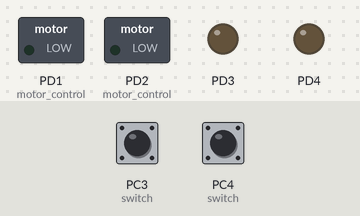
A program run on a simulated ATmega328P, built with avr-gcc and emulated at 16 MHz. On the bench: switched loads named in the program (green lamp = pin HIGH), output pins drawn as LEDs (lit = HIGH). Inputs (shaded band) come from the test bench; at power-on: PC3 (switch) LOW, PC4 (switch) HIGH.

Above: at 1.2 s.
1.3 s: PC3 (switch) pulled HIGH for 0.15 s
At 1.9 s:
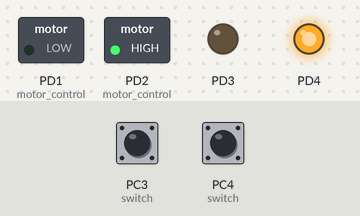
3.0 s: PC4 (switch) pulled LOW for 0.15 s
At 4.4 s:
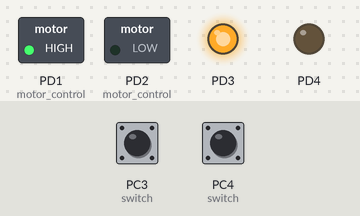
4.7 s: PC4 (switch) pulled LOW for 1 s
At 6.9 s:
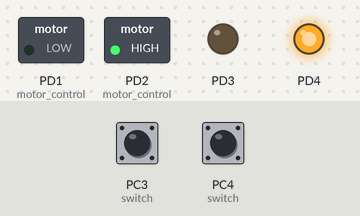
7.2 s: PC4 (switch) pulled LOW for 3.2 s
At 11.7 s:
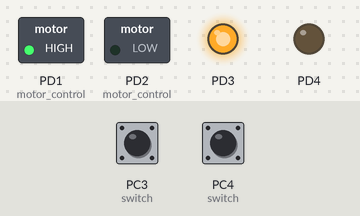
Timing chart, 0 to 12.9 s (numbered marks = the images above; inputs shaded):
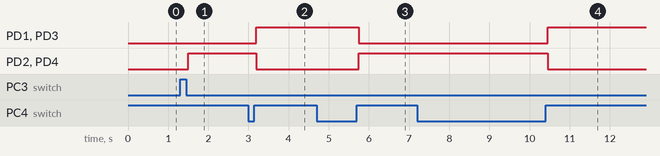

The program:

main.cpp
```cpp
/*
 * Motor_driver_state_level.cpp
 *
 * Created: 24-Mar-26 5:34:23 PM
 * Author : SHAHEEM
 */
#define F_CPU 16000000UL
#include<avr/io.h>
#include<util/delay.h>

void switch_state();
void update_switch();
void motor_control();

typedef enum
{
	STOP=0,
	FORWARD,
	REVERSE,
}State_t;

State_t CURRENT_STATE=STOP;
uint8_t direction_switch=0;
uint8_t main_switch=0;

int main(void)
{
DDRD |= (1<<DDD1)|(1<<DDD2)|(1<<DDD3)|(1<<DDD4);//SET DATA DIRECTION REGISTERS AS O/P.
DDRC &= ~((1<<DDC3)|(1<<DDC4));//SET DATA DIRECTION REGISTERS AS I/P.
PORTC |= (1<<PC4);   //ENABLE PULL UP.

while(1)
{
	switch_state();
	update_switch();
	motor_control();
	_delay_ms(10);
}
}

void switch_state()
{
	if(PINC & (1<<PINC3))
	{
		main_switch ^=1;
		while(PINC & (1<<PINC3));
		_delay_ms(50);
	}
	if(!(PINC & (1<<PINC4)))
	{
		direction_switch =!direction_switch;
		while(!(PINC & (1<<PINC4)));
		_delay_ms(50);
	}
}

void update_switch()
{
	if(main_switch==0)
	{
		CURRENT_STATE =STOP;
	}
else
{
	if(direction_switch ==1)
	{
		CURRENT_STATE = FORWARD;
	}
	else
	{
		CURRENT_STATE = REVERSE;
	}
}
}

void motor_control()
{
	switch(CURRENT_STATE)
	{
		case STOP:
		PORTD &= ~((1<<PD1)|(1<<PD2)|(1<<PD3)|(1<<PD4));
		break;
		case FORWARD:
		PORTD |= (1<<PD1)|(1<<PD3);
		PORTD &= ~((1<<PD2)|(1<<PD4));
		break;
		case REVERSE:
		PORTD |=(1<<PD2)|(1<<PD4);
		PORTD &= ~((1<<PD1)|(1<<PORTD3));
		break;
	}
}
```

Measured:
- after the input at 1.3 s, PD2 (motor_control), PD4: LOW → HIGH after 0.20 s
- after the input at 3.0 s, PD1 (motor_control), PD3: LOW → HIGH after 0.20 s; PD2 (motor_control), PD4: HIGH → LOW after 0.20 s
- after the input at 4.7 s, PD1 (motor_control), PD3: HIGH → LOW after 1.1 s; PD2 (motor_control), PD4: LOW → HIGH after 1.1 s
- after the input at 7.2 s, PD1 (motor_control), PD3: LOW → HIGH after 3.3 s; PD2 (motor_control), PD4: HIGH → LOW after 3.3 s
